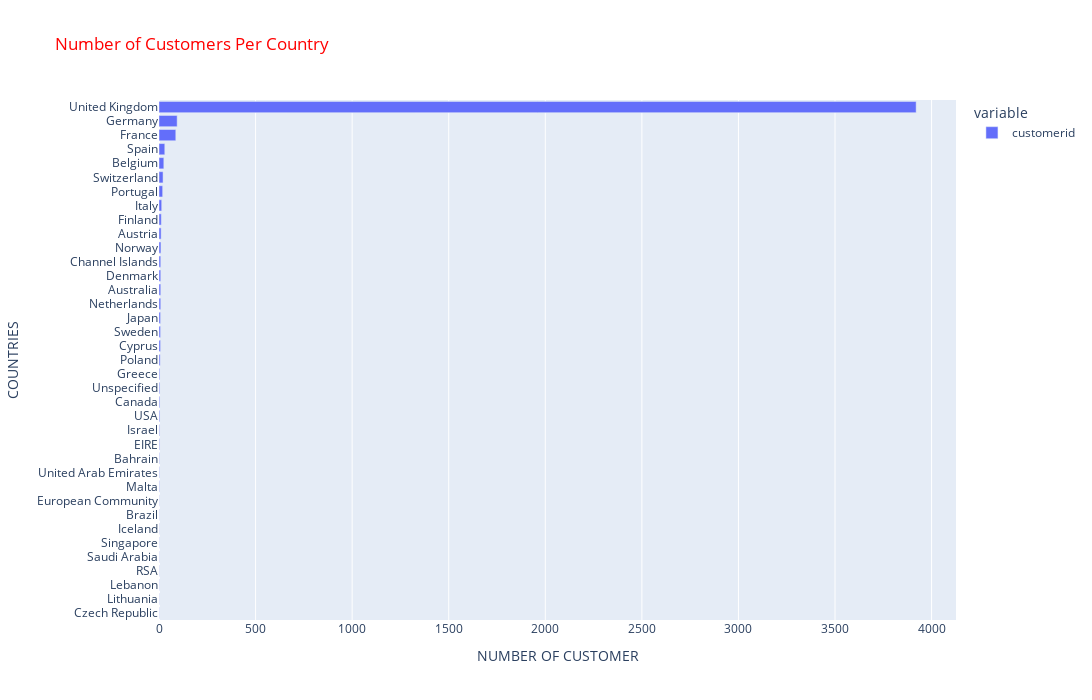

Notebook code cell kept with this figure:
### Code cell
# PLOTLY BAR PLOT
import plotly.express as px
plt.figure(figsize = (16,9))
fig = px.bar(df.groupby('country')["customerid"].nunique().sort_values(ascending=False),
             x = ['customerid'], 
             y = df.groupby('country')["customerid"].nunique().sort_values(ascending=False).index,
             title="Number of Customers Per Country")
fig.update_yaxes(categoryorder='total ascending')
fig.update_layout(xaxis_title="NUMBER OF CUSTOMER",yaxis_title="COUNTRIES", autosize=False, width=1400, height=700, title_font_color="red",)
fig.show()

### Figure 1 — Plotly figure (JSON) as saved in the notebook; plotly's stock layout.template omitted (floating-point values rounded to 4 significant figures)
{"data": [{"alignmentgroup": "True", "hovertemplate": "variable=customerid<br>value=%{x}<br>y=%{y}<extra></extra>", "legendgroup": "customerid", "marker": {"color": "#636efa", "pattern": {"shape": ""}}, "name": "customerid", "offsetgroup": "customerid", "orientation": "h", "showlegend": true, "textposition": "auto", "type": "bar", "x": [3920, 94, 87, 30, 25, 21, 19, 14, 12, 11, 10, 9, 9, 9, 9, 8, 8, 8, 6, 4, 4, 4, 4, 3, 3, 2, 2, 2, 1, 1, 1, 1, 1, 1, 1, 1, 1], "xaxis": "x", "y": ["United Kingdom", "Germany", "France", "Spain", "Belgium", "Switzerland", "Portugal", "Italy", "Finland", "Austria", "Norway", "Netherlands", "Australia", "Denmark", "Channel Islands", "Cyprus", "Sweden", "Japan", "Poland", "USA", "Canada", "Unspecified", "Greece", "EIRE", "Israel", "Malta", "United Arab Emirates", "Bahrain", "Czech Republic", "Lithuania", "Lebanon", "RSA", "Saudi Arabia", "Singapore", "Iceland", "Brazil", "European Community"], "yaxis": "y"}], "layout": {"autosize": false, "barmode": "relative", "height": 700, "legend": {"title": {"text": "variable"}, "tracegroupgap": 0}, "title": {"font": {"color": "red"}, "text": "Number of Customers Per Country"}, "width": 1400, "xaxis": {"anchor": "y", "domain": [0, 1], "title": {"text": "NUMBER OF CUSTOMER"}}, "yaxis": {"anchor": "x", "categoryorder": "total ascending", "domain": [0, 1], "title": {"text": "COUNTRIES"}}}}
